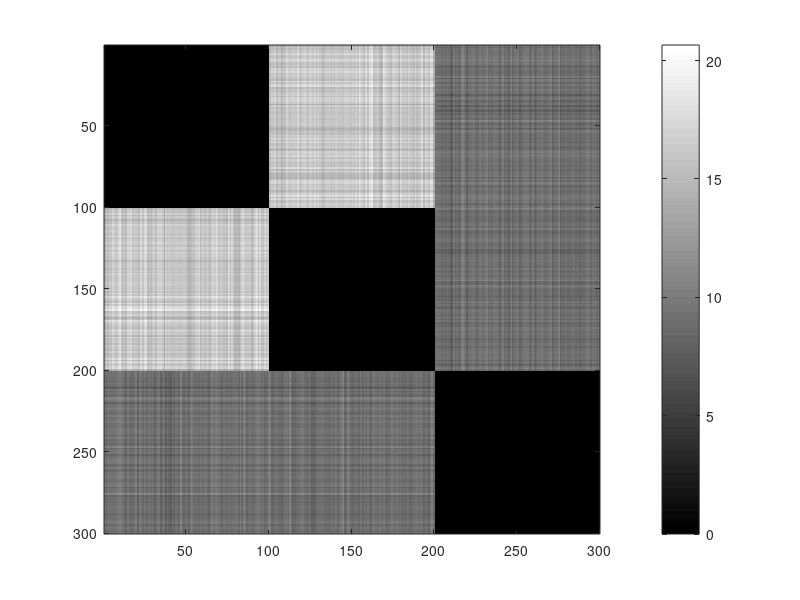

Reproduce this figure in MATLAB. (Note: this script raises an error after producing the figure.)
%clear MATLAB workspace
clear
close all

%load Iris dataset and compute the sup norm squared dissimilarity
a=normrnd(repmat([1,1],100,1), .1);
b=normrnd(repmat([1,5],100,1), 0.1);
c=normrnd(repmat([4,3],100,1), 0.1);
X = [a;b;c];

%{
a = randi([-100 100],3,2);
b = randi([-100 100],3,2);

X = round([a;b]);
X = [   -55   -47;
   -40    69;
   -79   -63;
    96   -40;
    -6   -37;
   -93    76];
%}
D = squareform(pdist(X,'chebychev')).^2;

%[ST,pred] = graphminspantree(sparse(D));
%view(biograph(ST,[],'ShowArrows','off','ShowWeights','on'));

n = size(D,1);

%compute the normalized dissimilarity image from D
f = figure('Visible','off');imagesc(D);colormap('gray');colorbar;
print(f, '-djpeg', 'Results/3Clouds/Images/Iris.jpg');

%D = D([1:5 60:65 120:125],[1:5 60:65 120:125])
        
%% iRFCM configurations/options (those are the default values)
options.fuzzifier        = 2;
options.epsilon          = 0.0001;
options.maxIter          = 100;
options.initType         = 2;

%set the number of clusters to 3
c= 3;

%% Since RFCM failed we need to run iRFCM
out = inerfcm(D,c,options);

%save the partition matrix for this delta
U = out.U;
dlmwrite(sprintf('Results/3Clouds/Partitions/U(%d).csv',c),U, 'delimiter',',');

%save the induced dissimilarity image for this delta
%Ref. J. Huband and J. Bezdek, “VCV2– Visual cluster validity,” Comput. Intell. Res. Front., 2008.
uu = 1 - ((U'*U)./max(max(U'*U)));
f = figure('Visible','off');imagesc(uu);colormap('gray');caxis([0 1]);
print(f, '-djpeg', sprintf('Results/3Clouds/Images/UU(%d).jpg',c));